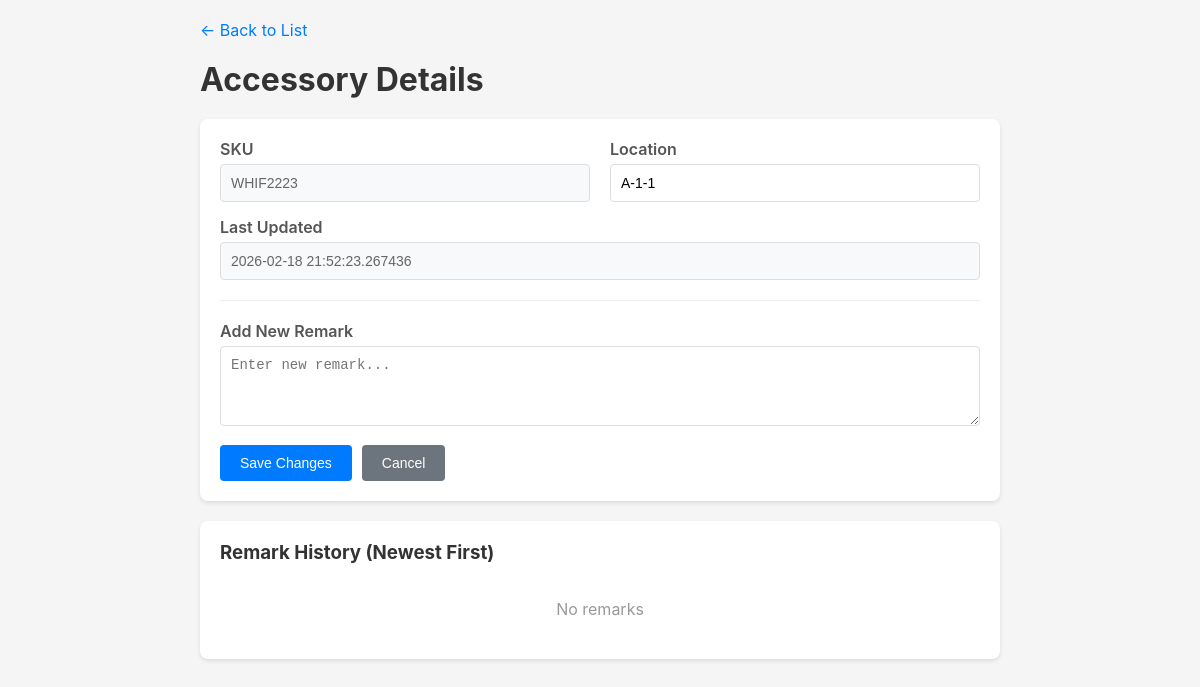
The app's page /detail/5 with its own data.
### tables this page shows
CREATE TABLE accessories (
            id INTEGER PRIMARY KEY AUTOINCREMENT,
            sku TEXT NOT NULL,
            location TEXT NOT NULL,
            updated_at TIMESTAMP DEFAULT CURRENT_TIMESTAMP
        );

### app.py (the view)
@app.route("/detail/<int:id>")
def detail(id):
    conn = get_db()
    cursor = conn.cursor()
    cursor.execute("SELECT * FROM accessories WHERE id = ?", (id,))
    accessory = cursor.fetchone()
    if not accessory:
        conn.close()
        return "Accessory not found", 404
    cursor.execute(
        """
        SELECT * FROM remarks
        WHERE accessory_id = ?
        ORDER BY created_at DESC
    """,
        (id,),
    )
    remarks = []
    for row in cursor.fetchall():
        remarks.append(
            {
                "id": row["id"],
                "content": row["content"],
                "created_at": row["created_at"],
            }
        )
    conn.close()
    return render_template("detail.html", accessory=dict(accessory), remarks=remarks)

### app.py (called while the page is built)
def get_db():
    conn = sqlite3.connect(DB_PATH)
    conn.row_factory = sqlite3.Row
    return conn

### templates/detail.html (shortened to what this page needs)
<!DOCTYPE html>
<html lang="en">
<head>
</head>
<body>
    <div class="container">
        <a href="{{ url_for('index') }}" class="back-link">← Back to List</a>
        <h1>Accessory Details</h1>
        <div class="card">
            <form action="{{ url_for('update_accessory', id=accessory.id) }}" method="post">
                <div class="info-row">
                    <div class="info-item">
                        <label>SKU</label>
                        <input type="text" value="{{ accessory.sku }}" readonly>
                    </div>
                    <div class="info-item">
                        <label>Location</label>
                        <input type="text" name="location" value="{{ accessory.location }}" required>
                    </div>
                </div>
                <div class="info-row">
                    <div class="info-item">
                        <label>Last Updated</label>
                        <input type="text" value="{{ accessory.updated_at }}" readonly>
                    </div>
                </div>
                <div class="add-remark">
                    <label>Add New Remark</label>
                    <textarea name="new_remark" placeholder="Enter new remark..."></textarea>
                </div>
                <div class="form-actions">
                    <button type="submit">Save Changes</button>
                    <a href="{{ url_for('index') }}">
                        <button type="button" class="btn-secondary">Cancel</button>
                    </a>
                </div>
            </form>
        </div>
        <div class="card remarks-section">
            <h3>Remark History (Newest First)</h3>
            {% if remarks %}
                {% for remark in remarks %}
                <div class="remark-item">
                    <div class="remark-time">{{ remark.created_at }}</div>
                    <div class="remark-content">{{ remark.content }}</div>
                    <div class="remark-actions">
                        <form action="{{ url_for('delete_remark', remark_id=remark.id) }}" method="post" style="display:inline;" onsubmit="return confirm('Delete this remark?');">
                            <button type="submit" class="btn-small btn-danger">Delete</button>
                        </form>
                    </div>
                </div>
                {% endfor %}
            {% else %}
                <div class="no-remarks">No remarks</div>
            {% endif %}
        </div>
    </div>
</body>
</html>

### templates/detail.html (style rules this page uses)
* { margin: 0; padding: 0; box-sizing: border-box; }
body { font-family: -apple-system, BlinkMacSystemFont, 'Segoe UI', Roboto, 'Helvetica Neue', Arial, sans-serif; background: #f5f5f5; padding: 20px; }
.container { max-width: 800px; margin: 0 auto; }
.back-link { display: inline-block; margin-bottom: 20px; color: #007bff; text-decoration: none; }
h1 { color: #333; margin-bottom: 20px; }
.card { background: white; padding: 20px; border-radius: 8px; box-shadow: 0 2px 4px rgba(0,0,0,0.1); margin-bottom: 20px; }
label { display: block; margin-bottom: 5px; font-weight: 600; color: #555; }
input[type="text"], textarea { width: 100%; padding: 10px; border: 1px solid #ddd; border-radius: 4px; font-size: 14px; }
input[readonly] { background: #f8f9fa; color: #666; }
textarea { min-height: 80px; resize: vertical; }
.info-row { display: flex; gap: 20px; margin-bottom: 15px; }
.info-item { flex: 1; }
button { padding: 10px 20px; background: #007bff; color: white; border: none; border-radius: 4px; cursor: pointer; font-size: 14px; }
.btn-secondary { background: #6c757d; }
.remarks-section { margin-top: 20px; }
.remarks-section h3 { margin-bottom: 15px; color: #333; }
.no-remarks { color: #999; text-align: center; padding: 20px; }
.add-remark { margin-top: 20px; padding-top: 20px; border-top: 1px solid #eee; }
.form-actions { display: flex; gap: 10px; margin-top: 15px; }

### records on screen
accessories: sku "WHIF2223", location "A-1-1", updated_at "2026-02-18 21:52:23.267436"
